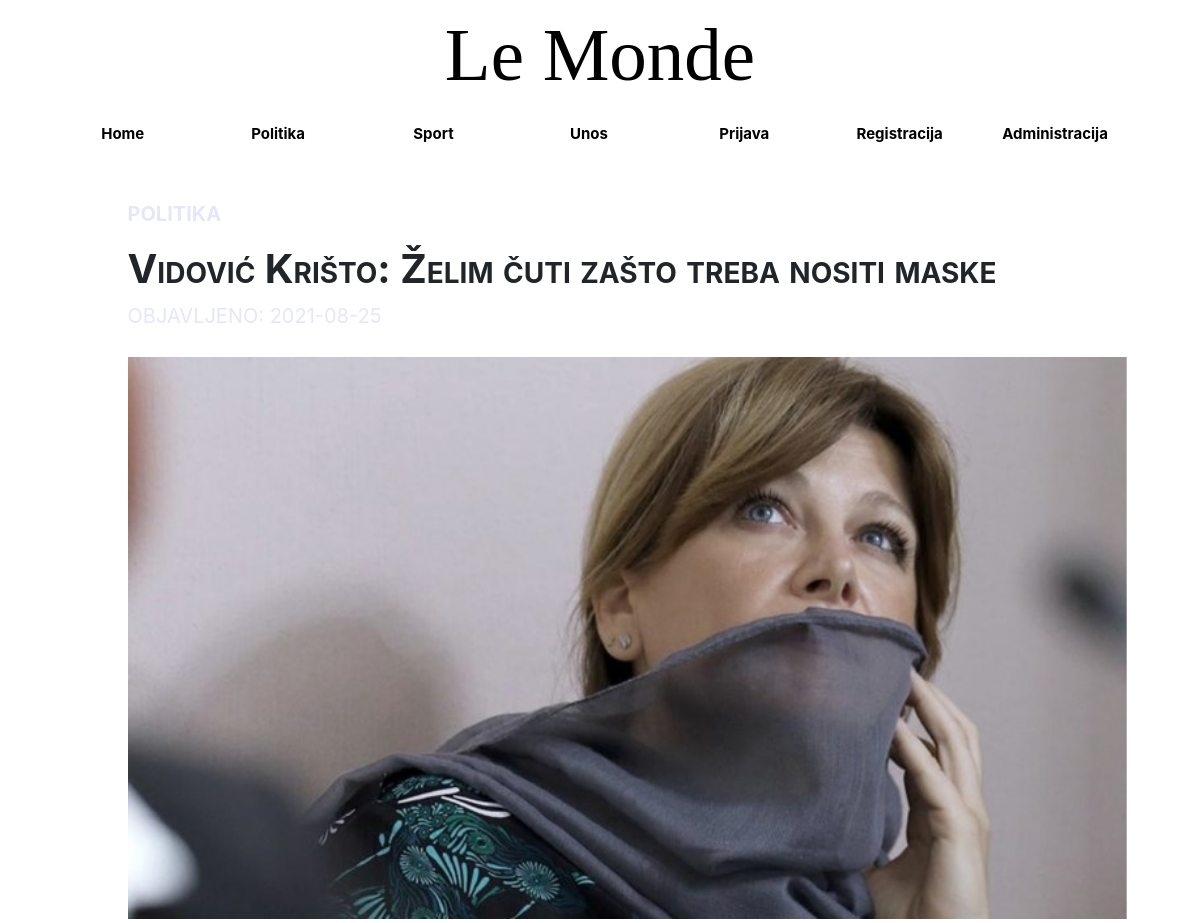
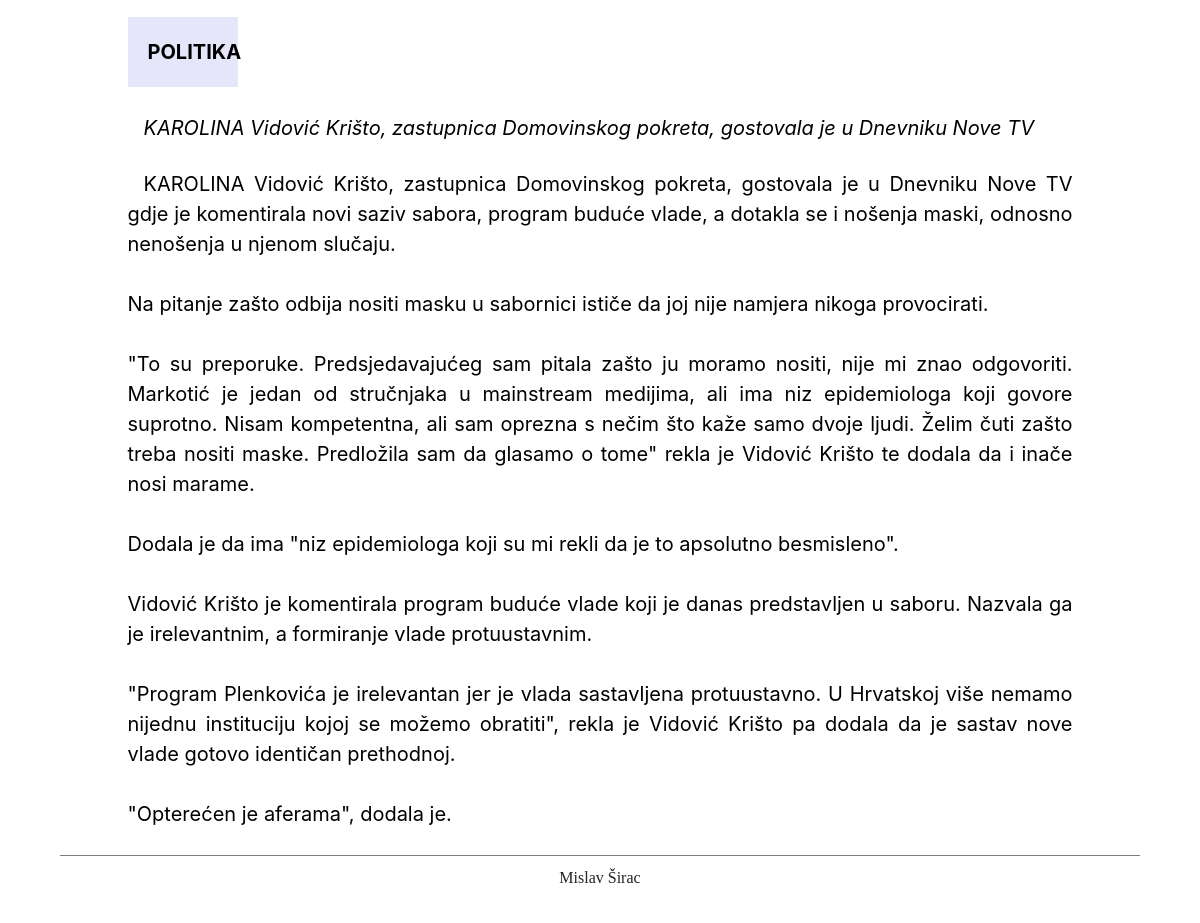
Page /clanak.php?id=29 on the committed database (2 pictures, top to bottom).
### tables this page shows
CREATE TABLE `vijesti` (
  `id` int(11) NOT NULL,
  `datum` varchar(32) NOT NULL,
  `naslov` varchar(64) NOT NULL,
  `sazetak` text NOT NULL,
  `tekst` text NOT NULL,
  `slika` varchar(64) NOT NULL,
  `kategorija` varchar(64) NOT NULL,
  `arhiva` tinyint(1) NOT NULL
);

### clanak.php (the view, shortened to what this page needs)
<!DOCTYPE html>
<html>
    <head>
        <link rel="stylesheet" type="text/css" href="style_skripta.css">
        <link rel="stylesheet" href="https://stackpath.bootstrapcdn.com/bootstrap/4.3.1/css/bootstrap.min.css">
    </head>
    <body>
    <?php
    $idClanak = $_GET['id'];
    include 'connect.php';
    if ($dbc)
    {
        $query = "SELECT * FROM vijesti WHERE id = $idClanak";
        $result = mysqli_query($dbc, $query) or die("Error");
        if ($result)
        {
            while ($row = mysqli_fetch_array($result))
            {
                    $title = $row["naslov"];
                    $content= nl2br($row["tekst"]);
                    $image = $row["slika"];
                    $category = $row["kategorija"];
                    $about = $row["sazetak"];
            }
        }
    } ?>
        <header>
            <div class="container">
                <div class="row">
                    <div class="col-lg-3 col-sm-12 col-md-12 col-12">
                        <input type="text" id="currentDate" >
                    </div>
                    <div class="col-lg-6 col-sm-6 col-md-6 col-6">
                        <h1>Le Monde</h1>
                    </div>
                    <div class="col-lg-3 col-sm-3 col-md-3 col-3">
                    </div>
                </div>
                <div class="row">
                    <div class="col-lg-12 col-sm-12 col-md-12 col-12">
                        <nav>
                            <ul>
                                <li><a href="index.php">Home</a></li>
                                <li><a href="kategorija.php?id=politika">Politika</a</li>
                                <li><a href="kategorija.php?id=sport">Sport</a></li>
                                <li><a href="unos.html">Unos</a></li>
                                <li><a href="prijava2.php#">Prijava</a></li>
                                <li><a href="registracija2.php">Registracija</a></li>
                                <li><a href="prijava2.php">Administracija</a></li>
                            </ul>
                        </nav>
                    </div>
                </div>
            </div>
        </header>
        <div id="forma">
            <section>
                <div class="container">
                    <div class="row">
                        <div class="col-lg-12 col-sm-12 col-md-12 col-12">
                        <p class="category"><?php
                            echo $category;
                            ?></p>
                        </div>
                        <div class="col-lg-12 col-sm-12 col-md-12 col-12">
                        <h1 class="title"><?php
                            echo $title;
                            ?></h1>
                        </div>
                        <div class="col-lg-12 col-sm-12 col-md-12 col-12">
                            <p><span>OBJAVLJENO: <?php echo $date = date('Y-m-d');?> </span></p>
                        </div>
                        <div class="col-lg-12 col-sm-12 col-md-12 col-12">
                        <section class="slika">
                            <?php
                            echo "<img  src='img/$image'";
                            ?>
                            </section>
                        </div>
                        <div class="col-lg-12 col-sm-12 col-md-12 col-12">
                            <p class="category2"><?php echo $category; ?></p>
                        </div>
                        <div class="col-lg-12 col-sm-12 col-md-12 col-12">
                        <section class="about">
                                <p>
                                <?php
                                echo $about;
                                ?>
                                </p>
                                </section>
                        </div>
                        <div class="col-lg-12 col-sm-12 col-md-12 col-12">
                        <section class="sadrzaj">
                                <p>
                                <?php
                                echo $content;
                                ?>
                                </p>
                                </section>
                        </div>
                    </div>
                </div>
            </section>
        </div>
        <footer>
            <div class="container">
                <div class="row">
                    <div class="col-lg-12 col-sm-12 col-md-12 col-12">
                        <p>Mislav Širac</p>
                    </div>
                </div>
            </div>
        </footer>
    </body>
</html>

### style_skripta.css (style rules this page uses)
header { background-color: white; padding-bottom: 10px; }
header h1 { text-align: center; color: black; font-size: 75px; margin-top: 10px; font-family: "Times New Roman", serif;; }
header input { margin-bottom: 5%; margin-top: 20%; background-color: white; border: none; color: white; }
header nav ul { list-style: none; margin: 0; padding: 0; }
header nav ul li { float: left; width: 14%; background-color: white; height: 50px; padding-top: 5px; text-align: center; }
header nav ul li a { display: block; padding: 10px 10px; color: black; font-size: 15px; width: 100%; text-decoration: none; font-weight: bold; }
section p { color: black; font-size: 20px; }
section { margin-top: 10px; margin-left:5%; margin-right: 5%; }
footer { padding-top: 10px; background-color: white; height: 40px; text-align: center; border-top: 1px solid gray; margin-top: 10px; margin-left: 5%; margin-bottom: 5%; margin-right: 5%; font-family: "Times New Roman", serif;; }
.category { text-transform: uppercase; }
.slika { width: 1000px; }
.title { font-variant: small-caps; margin-left: 5%; font-weight: bold; }
.category { text-transform: uppercase; margin-left: 5%; margin-top: 2%; font-weight: bold; color: lavender; }
.category2 { text-transform: uppercase; color:black; background-color: lavender; width: 110px; margin-left: 5%; margin-top: 2%; padding: 20px; font-weight: bold; text-align: center; }
.about { color: black; font-style: italic; text-align: justify; text-indent: 1em; font-weight: normal; }
.sadrzaj { color: black; text-indent: 1em; text-align: justify; font-style: 1em; font-weight: normal; }
span { margin-left: 5%; color:lavender; }
img { width: 100%; }

### rows in the picture
vijesti: kategorija "POLITIKA", naslov "Vidović Krišto: Želim čuti zašto treba nositi maske", slika (picture), sazetak "KAROLINA Vidović Krišto, zastupnica Domovinskog pokreta, gostovala je u Dnevniku Nove TV", tekst "KAROLINA Vidović Krišto, zastupnica Domovinskog pokreta, gostovala je u Dnevniku Nove TV gdje je komentirala novi saziv sabora, program buduće vlade, a dotakla se i nošenja maski, odnosno nenošenja u njenom slučaju. Na pitanje zašto odbija nositi masku u sabornici ističe da joj nije namjera nikoga provocirati. \"To su preporuke. Predsjedavajućeg sam pitala zašto ju moramo nositi, nije mi znao odgovoriti. Markotić je jedan od stručnjaka u mainstream medijima, ali ima niz epidemiologa koji govore suprotno. Nisam kompetentna, ali sam oprezna s nečim što kaže samo dvoje ljudi. Želim čuti zašto treba nositi maske. Predložila sam da glasamo o tome\" rekla je Vidović Krišto te dodala da i inače nosi…"
